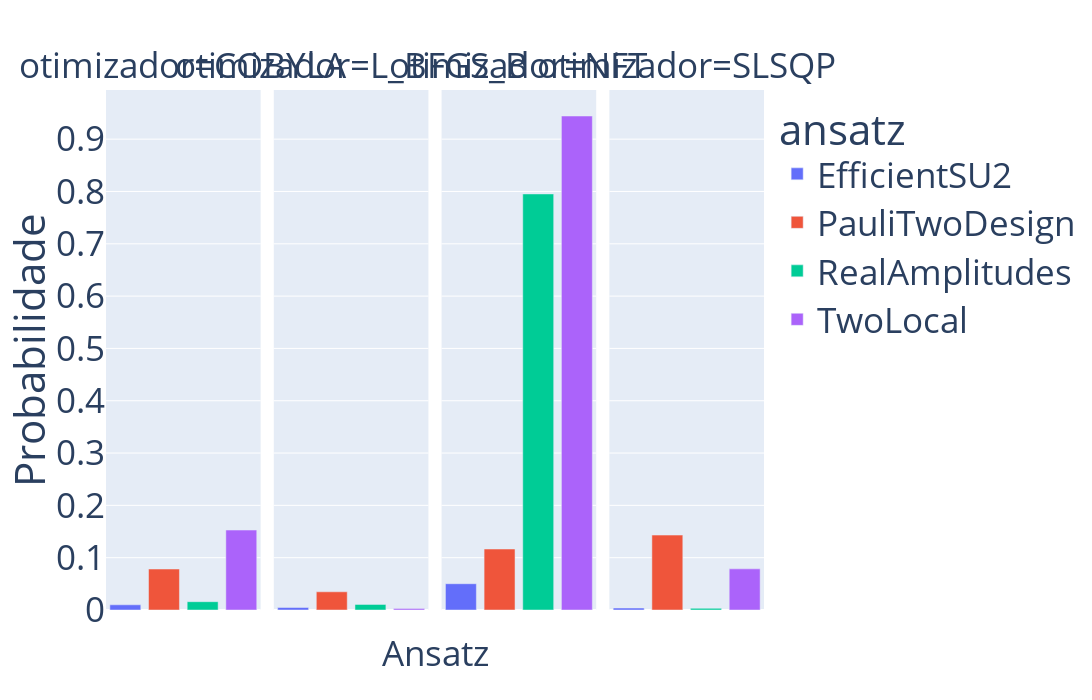

This figure's notebook cell:
### Code cell
df_agg = df_vqe.groupby(['ansatz', 'otimizador'], as_index=False)['probabilidade_valor_otimo'].mean() # pode ser média, max, min, pois todos os valores sao iguais

fig = px.bar(df_agg, x='ansatz', y='probabilidade_valor_otimo', color='ansatz', facet_col='otimizador',
             title='', width=width_padrao_display_junto, height=height_padrao_display_junto, 
             )

fig.update_layout(xaxis_title='', yaxis_title='Probabilidade', font=tamanho_padrao_fonte, margin=tamanho_padrao_margem)
fig.update_xaxes(showticklabels=False, title_text='')

fig.add_annotation(
    text='Ansatz',
    xref='paper',
    yref='paper',
    x=0.5,
    y=-0.13,
    showarrow=False,
    font=tamanho_padrao_fonte
)

if salvar_figuras:
    nome_figura = f"figuras_vqe/{num_ativos}_{ambiente_backend}_probabilidade_valor_otimo_vqe.png"
    fig.write_image(nome_figura, width=width_padrao_salvar_junto, height=height_padrao_salvar_junto)

if mostrar_figuras:
    fig.show()

### Figure 1 — Plotly figure (JSON) as saved in the notebook; plotly's stock layout.template omitted (floating-point values rounded to 4 significant figures)
{"data": [{"alignmentgroup": "True", "hovertemplate": "ansatz=%{x}<br>otimizador=COBYLA<br>probabilidade_valor_otimo=%{y}<extra></extra>", "legendgroup": "EfficientSU2", "marker": {"color": "#636efa", "pattern": {"shape": ""}}, "name": "EfficientSU2", "offsetgroup": "EfficientSU2", "orientation": "v", "showlegend": true, "textposition": "auto", "type": "bar", "x": ["EfficientSU2"], "xaxis": "x", "y": [0.009928], "yaxis": "y"}, {"alignmentgroup": "True", "hovertemplate": "ansatz=%{x}<br>otimizador=L_BFGS_B<br>probabilidade_valor_otimo=%{y}<extra></extra>", "legendgroup": "EfficientSU2", "marker": {"color": "#636efa", "pattern": {"shape": ""}}, "name": "EfficientSU2", "offsetgroup": "EfficientSU2", "orientation": "v", "showlegend": false, "textposition": "auto", "type": "bar", "x": ["EfficientSU2"], "xaxis": "x2", "y": [0.004729], "yaxis": "y2"}, {"alignmentgroup": "True", "hovertemplate": "ansatz=%{x}<br>otimizador=NFT<br>probabilidade_valor_otimo=%{y}<extra></extra>", "legendgroup": "EfficientSU2", "marker": {"color": "#636efa", "pattern": {"shape": ""}}, "name": "EfficientSU2", "offsetgroup": "EfficientSU2", "orientation": "v", "showlegend": false, "textposition": "auto", "type": "bar", "x": ["EfficientSU2"], "xaxis": "x3", "y": [0.05023], "yaxis": "y3"}, {"alignmentgroup": "True", "hovertemplate": "ansatz=%{x}<br>otimizador=SLSQP<br>probabilidade_valor_otimo=%{y}<extra></extra>", "legendgroup": "EfficientSU2", "marker": {"color": "#636efa", "pattern": {"shape": ""}}, "name": "EfficientSU2", "offsetgroup": "EfficientSU2", "orientation": "v", "showlegend": false, "textposition": "auto", "type": "bar", "x": ["EfficientSU2"], "xaxis": "x4", "y": [0.003732], "yaxis": "y4"}, {"alignmentgroup": "True", "hovertemplate": "ansatz=%{x}<br>otimizador=COBYLA<br>probabilidade_valor_otimo=%{y}<extra></extra>", "legendgroup": "PauliTwoDesign", "marker": {"color": "#EF553B", "pattern": {"shape": ""}}, "name": "PauliTwoDesign", "offsetgroup": "PauliTwoDesign", "orientation": "v", "showlegend": true, "textposition": "auto", "type": "bar", "x": ["PauliTwoDesign"], "xaxis": "x", "y": [0.07834], "yaxis": "y"}, {"alignmentgroup": "True", "hovertemplate": "ansatz=%{x}<br>otimizador=L_BFGS_B<br>probabilidade_valor_otimo=%{y}<extra></extra>", "legendgroup": "PauliTwoDesign", "marker": {"color": "#EF553B", "pattern": {"shape": ""}}, "name": "PauliTwoDesign", "offsetgroup": "PauliTwoDesign", "orientation": "v", "showlegend": false, "textposition": "auto", "type": "bar", "x": ["PauliTwoDesign"], "xaxis": "x2", "y": [0.03479], "yaxis": "y2"}, {"alignmentgroup": "True", "hovertemplate": "ansatz=%{x}<br>otimizador=NFT<br>probabilidade_valor_otimo=%{y}<extra></extra>", "legendgroup": "PauliTwoDesign", "marker": {"color": "#EF553B", "pattern": {"shape": ""}}, "name": "PauliTwoDesign", "offsetgroup": "PauliTwoDesign", "orientation": "v", "showlegend": false, "textposition": "auto", "type": "bar", "x": ["PauliTwoDesign"], "xaxis": "x3", "y": [0.1166], "yaxis": "y3"}, {"alignmentgroup": "True", "hovertemplate": "ansatz=%{x}<br>otimizador=SLSQP<br>probabilidade_valor_otimo=%{y}<extra></extra>", "legendgroup": "PauliTwoDesign", "marker": {"color": "#EF553B", "pattern": {"shape": ""}}, "name": "PauliTwoDesign", "offsetgroup": "PauliTwoDesign", "orientation": "v", "showlegend": false, "textposition": "auto", "type": "bar", "x": ["PauliTwoDesign"], "xaxis": "x4", "y": [0.1432], "yaxis": "y4"}, {"alignmentgroup": "True", "hovertemplate": "ansatz=%{x}<br>otimizador=COBYLA<br>probabilidade_valor_otimo=%{y}<extra></extra>", "legendgroup": "RealAmplitudes", "marker": {"color": "#00cc96", "pattern": {"shape": ""}}, "name": "RealAmplitudes", "offsetgroup": "RealAmplitudes", "orientation": "v", "showlegend": true, "textposition": "auto", "type": "bar", "x": ["RealAmplitudes"], "xaxis": "x", "y": [0.01589], "yaxis": "y"}, {"alignmentgroup": "True", "hovertemplate": "ansatz=%{x}<br>otimizador=L_BFGS_B<br>probabilidade_valor_otimo=%{y}<extra></extra>", "legendgroup": "RealAmplitudes", "marker": {"color": "#00cc96", "pattern": {"shape": ""}}, "name": "RealAmplitudes", "offsetgroup": "RealAmplitudes", "orientation": "v", "showlegend": false, "textposition": "auto", "type": "bar", "x": ["RealAmplitudes"], "xaxis": "x2", "y": [0.01074], "yaxis": "y2"}, {"alignmentgroup": "True", "hovertemplate": "ansatz=%{x}<br>otimizador=NFT<br>probabilidade_valor_otimo=%{y}<extra></extra>", "legendgroup": "RealAmplitudes", "marker": {"color": "#00cc96", "pattern": {"shape": ""}}, "name": "RealAmplitudes", "offsetgroup": "RealAmplitudes", "orientation": "v", "showlegend": false, "textposition": "auto", "type": "bar", "x": ["RealAmplitudes"], "xaxis": "x3", "y": [0.7953], "yaxis": "y3"}, {"alignmentgroup": "True", "hovertemplate": "ansatz=%{x}<br>otimizador=SLSQP<br>probabilidade_valor_otimo=%{y}<extra></extra>", "legendgroup": "RealAmplitudes", "marker": {"color": "#00cc96", "pattern": {"shape": ""}}, "name": "RealAmplitudes", "offsetgroup": "RealAmplitudes", "orientation": "v", "showlegend": false, "textposition": "auto", "type": "bar", "x": ["RealAmplitudes"], "xaxis": "x4", "y": [0.0032], "yaxis": "y4"}, {"alignmentgroup": "True", "hovertemplate": "ansatz=%{x}<br>otimizador=COBYLA<br>probabilidade_valor_otimo=%{y}<extra></extra>", "legendgroup": "TwoLocal", "marker": {"color": "#ab63fa", "pattern": {"shape": ""}}, "name": "TwoLocal", "offsetgroup": "TwoLocal", "orientation": "v", "showlegend": true, "textposition": "auto", "type": "bar", "x": ["TwoLocal"], "xaxis": "x", "y": [0.1528], "yaxis": "y"}, {"alignmentgroup": "True", "hovertemplate": "ansatz=%{x}<br>otimizador=L_BFGS_B<br>probabilidade_valor_otimo=%{y}<extra></extra>", "legendgroup": "TwoLocal", "marker": {"color": "#ab63fa", "pattern": {"shape": ""}}, "name": "TwoLocal", "offsetgroup": "TwoLocal", "orientation": "v", "showlegend": false, "textposition": "auto", "type": "bar", "x": ["TwoLocal"], "xaxis": "x2", "y": [0.002705], "yaxis": "y2"}, {"alignmentgroup": "True", "hovertemplate": "ansatz=%{x}<br>otimizador=NFT<br>probabilidade_valor_otimo=%{y}<extra></extra>", "legendgroup": "TwoLocal", "marker": {"color": "#ab63fa", "pattern": {"shape": ""}}, "name": "TwoLocal", "offsetgroup": "TwoLocal", "orientation": "v", "showlegend": false, "textposition": "auto", "type": "bar", "x": ["TwoLocal"], "xaxis": "x3", "y": [0.9443], "yaxis": "y3"}, {"alignmentgroup": "True", "hovertemplate": "ansatz=%{x}<br>otimizador=SLSQP<br>probabilidade_valor_otimo=%{y}<extra></extra>", "legendgroup": "TwoLocal", "marker": {"color": "#ab63fa", "pattern": {"shape": ""}}, "name": "TwoLocal", "offsetgroup": "TwoLocal", "orientation": "v", "showlegend": false, "textposition": "auto", "type": "bar", "x": ["TwoLocal"], "xaxis": "x4", "y": [0.07863], "yaxis": "y4"}], "layout": {"annotations": [{"showarrow": false, "text": "otimizador=COBYLA", "x": 0.1175, "xanchor": "center", "xref": "paper", "y": 1, "yanchor": "bottom", "yref": "paper"}, {"showarrow": false, "text": "otimizador=L_BFGS_B", "x": 0.3725, "xanchor": "center", "xref": "paper", "y": 1, "yanchor": "bottom", "yref": "paper"}, {"showarrow": false, "text": "otimizador=NFT", "x": 0.6275, "xanchor": "center", "xref": "paper", "y": 1, "yanchor": "bottom", "yref": "paper"}, {"showarrow": false, "text": "otimizador=SLSQP", "x": 0.8825, "xanchor": "center", "xref": "paper", "y": 1, "yanchor": "bottom", "yref": "paper"}, {"font": {"size": 35}, "showarrow": false, "text": "Ansatz", "x": 0.5, "xref": "paper", "y": -0.13, "yref": "paper"}], "barmode": "relative", "font": {"size": 35}, "height": 700, "legend": {"title": {"text": "ansatz"}, "tracegroupgap": 0}, "margin": {"b": 90, "l": 90, "r": 90, "t": 90}, "width": 3200, "xaxis": {"anchor": "y", "categoryarray": ["EfficientSU2", "PauliTwoDesign", "RealAmplitudes", "TwoLocal"], "categoryorder": "array", "domain": [0, 0.235], "showticklabels": false, "title": {"text": ""}}, "xaxis2": {"anchor": "y2", "categoryarray": ["EfficientSU2", "PauliTwoDesign", "RealAmplitudes", "TwoLocal"], "categoryorder": "array", "domain": [0.255, 0.49], "matches": "x", "showticklabels": false, "title": {"text": ""}}, "xaxis3": {"anchor": "y3", "categoryarray": ["EfficientSU2", "PauliTwoDesign", "RealAmplitudes", "TwoLocal"], "categoryorder": "array", "domain": [0.51, 0.745], "matches": "x", "showticklabels": false, "title": {"text": ""}}, "xaxis4": {"anchor": "y4", "categoryarray": ["EfficientSU2", "PauliTwoDesign", "RealAmplitudes", "TwoLocal"], "categoryorder": "array", "domain": [0.765, 1.0], "matches": "x", "showticklabels": false, "title": {"text": ""}}, "yaxis": {"anchor": "x", "domain": [0, 1], "title": {"text": "Probabilidade"}}, "yaxis2": {"anchor": "x2", "domain": [0, 1], "matches": "y", "showticklabels": false}, "yaxis3": {"anchor": "x3", "domain": [0, 1], "matches": "y", "showticklabels": false}, "yaxis4": {"anchor": "x4", "domain": [0, 1], "matches": "y", "showticklabels": false}}}
